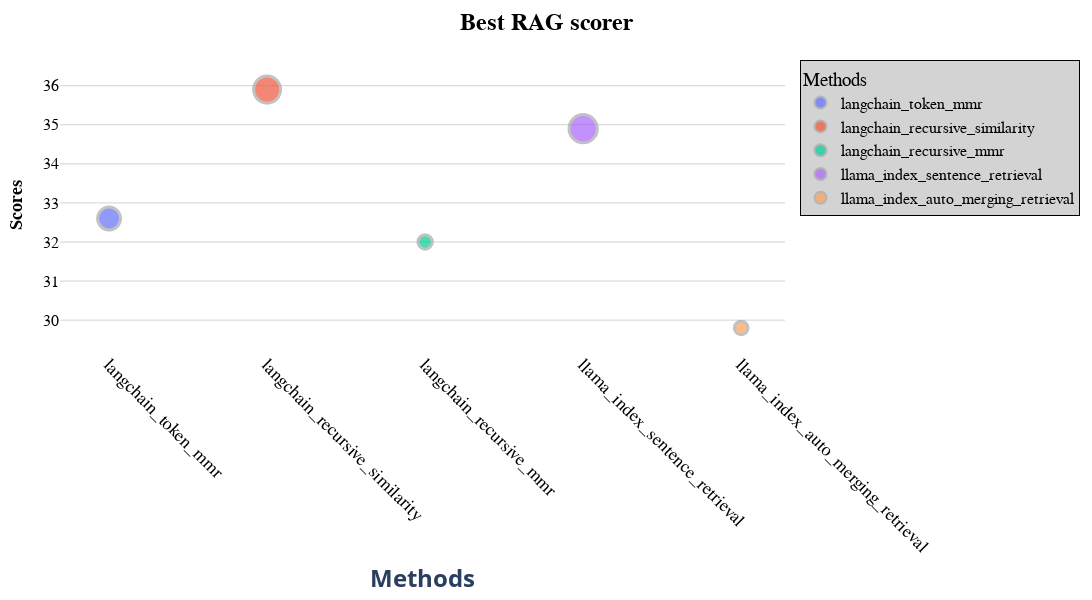

Here is the notebook cell this chart was saved with:
### Code cell
color_sequence = px.colors.qualitative.Plotly

# Create the scatter plot
fig = px.scatter(
    final_df,
    x='method',
    y='best_scorer',
    size='num_top_appearance',
    hover_name='method',
    color='method',  # Assign colors based on the 'system' column
    color_discrete_sequence=color_sequence,  # Use the defined color sequence
    title='<b>Best RAG scorer<b>'
)

# Customize the layout
fig.update_layout(
    title_font=dict(family='Arial, sans-serif', size=24, color='black'),
    title_x=0.5,  # Center the title
    paper_bgcolor='white',  # Background color for the outer area
    plot_bgcolor='white',  # Background color for the plot area
    xaxis=dict(
        title='<b>Methods<b>',
        title_font=dict(size=24),
        tickangle=45,  # Rotate labels
        tickfont=dict(family='Arial, sans-serif', size=18, color='black'),
        showgrid=True  # Hide gridlines
    ),
    yaxis=dict(
        title='<b>Scores<b>',
        title_font=dict(family='Arial, sans-serif', size=18, color='black'),
        tickfont=dict(family='Arial, sans-serif', size=16, color='black'),
        showgrid=True,  # Show gridlines
        gridcolor='lightgrey'  # Gridline color
    ),
    legend=dict(
        title='Methods',
        font=dict(family='Arial, sans-serif', size=16, color='black',),
        bgcolor='lightgrey',  # Background color for the legend
        bordercolor='black',  # Border color for the legend
        borderwidth=1
    ),
    margin=dict(l=60, r=60, t=60, b=60),  # Adjust margins to fit labels
    width=1800,  # Width of the entire plot image
    height=600  # Height of the entire plot image
)

# Customize marker appearance
fig.update_traces(
    marker=dict(
        line=dict(width=3, color='darkgrey')  # Border line for markers
    ),
    selector=dict(mode='markers')
)

# Show the plot
fig.show()

### Figure 1 — Plotly figure (JSON) as saved in the notebook; plotly's stock layout.template omitted (floating-point values rounded to 4 significant figures)
{"data": [{"hovertemplate": "<b>%{hovertext}</b><br><br>method=%{x}<br>best_scorer=%{y}<br>num_top_appearance=%{marker.size}<extra></extra>", "hovertext": ["langchain_token_mmr"], "legendgroup": "langchain_token_mmr", "marker": {"color": "#636EFA", "line": {"color": "darkgrey", "width": 3}, "size": [23], "sizemode": "area", "sizeref": 0.0875, "symbol": "circle"}, "mode": "markers", "name": "langchain_token_mmr", "orientation": "v", "showlegend": true, "type": "scatter", "x": ["langchain_token_mmr"], "xaxis": "x", "y": [32.6], "yaxis": "y"}, {"hovertemplate": "<b>%{hovertext}</b><br><br>method=%{x}<br>best_scorer=%{y}<br>num_top_appearance=%{marker.size}<extra></extra>", "hovertext": ["langchain_recursive_similarity"], "legendgroup": "langchain_recursive_similarity", "marker": {"color": "#EF553B", "line": {"color": "darkgrey", "width": 3}, "size": [32], "sizemode": "area", "sizeref": 0.0875, "symbol": "circle"}, "mode": "markers", "name": "langchain_recursive_similarity", "orientation": "v", "showlegend": true, "type": "scatter", "x": ["langchain_recursive_similarity"], "xaxis": "x", "y": [35.9], "yaxis": "y"}, {"hovertemplate": "<b>%{hovertext}</b><br><br>method=%{x}<br>best_scorer=%{y}<br>num_top_appearance=%{marker.size}<extra></extra>", "hovertext": ["langchain_recursive_mmr"], "legendgroup": "langchain_recursive_mmr", "marker": {"color": "#00CC96", "line": {"color": "darkgrey", "width": 3}, "size": [9], "sizemode": "area", "sizeref": 0.0875, "symbol": "circle"}, "mode": "markers", "name": "langchain_recursive_mmr", "orientation": "v", "showlegend": true, "type": "scatter", "x": ["langchain_recursive_mmr"], "xaxis": "x", "y": [32.0], "yaxis": "y"}, {"hovertemplate": "<b>%{hovertext}</b><br><br>method=%{x}<br>best_scorer=%{y}<br>num_top_appearance=%{marker.size}<extra></extra>", "hovertext": ["llama_index_sentence_retrieval"], "legendgroup": "llama_index_sentence_retrieval", "marker": {"color": "#AB63FA", "line": {"color": "darkgrey", "width": 3}, "size": [35], "sizemode": "area", "sizeref": 0.0875, "symbol": "circle"}, "mode": "markers", "name": "llama_index_sentence_retrieval", "orientation": "v", "showlegend": true, "type": "scatter", "x": ["llama_index_sentence_retrieval"], "xaxis": "x", "y": [34.9], "yaxis": "y"}, {"hovertemplate": "<b>%{hovertext}</b><br><br>method=%{x}<br>best_scorer=%{y}<br>num_top_appearance=%{marker.size}<extra></extra>", "hovertext": ["llama_index_auto_merging_retrieval"], "legendgroup": "llama_index_auto_merging_retrieval", "marker": {"color": "#FFA15A", "line": {"color": "darkgrey", "width": 3}, "size": [8], "sizemode": "area", "sizeref": 0.0875, "symbol": "circle"}, "mode": "markers", "name": "llama_index_auto_merging_retrieval", "orientation": "v", "showlegend": true, "type": "scatter", "x": ["llama_index_auto_merging_retrieval"], "xaxis": "x", "y": [29.8], "yaxis": "y"}], "layout": {"height": 600, "legend": {"bgcolor": "lightgrey", "bordercolor": "black", "borderwidth": 1, "font": {"color": "black", "family": "Arial, sans-serif", "size": 16}, "itemsizing": "constant", "title": {"text": "Methods"}, "tracegroupgap": 0}, "margin": {"b": 60, "l": 60, "r": 60, "t": 60}, "paper_bgcolor": "white", "plot_bgcolor": "white", "title": {"font": {"color": "black", "family": "Arial, sans-serif", "size": 24}, "text": "<b>Best RAG scorer<b>", "x": 0.5}, "width": 1800, "xaxis": {"anchor": "y", "categoryarray": ["langchain_token_mmr", "langchain_recursive_similarity", "langchain_recursive_mmr", "llama_index_sentence_retrieval", "llama_index_auto_merging_retrieval"], "categoryorder": "array", "domain": [0, 1], "showgrid": true, "tickangle": 45, "tickfont": {"color": "black", "family": "Arial, sans-serif", "size": 18}, "title": {"font": {"size": 24}, "text": "<b>Methods<b>"}}, "yaxis": {"anchor": "x", "domain": [0, 1], "gridcolor": "lightgrey", "showgrid": true, "tickfont": {"color": "black", "family": "Arial, sans-serif", "size": 16}, "title": {"font": {"color": "black", "family": "Arial, sans-serif", "size": 18}, "text": "<b>Scores<b>"}}}}
